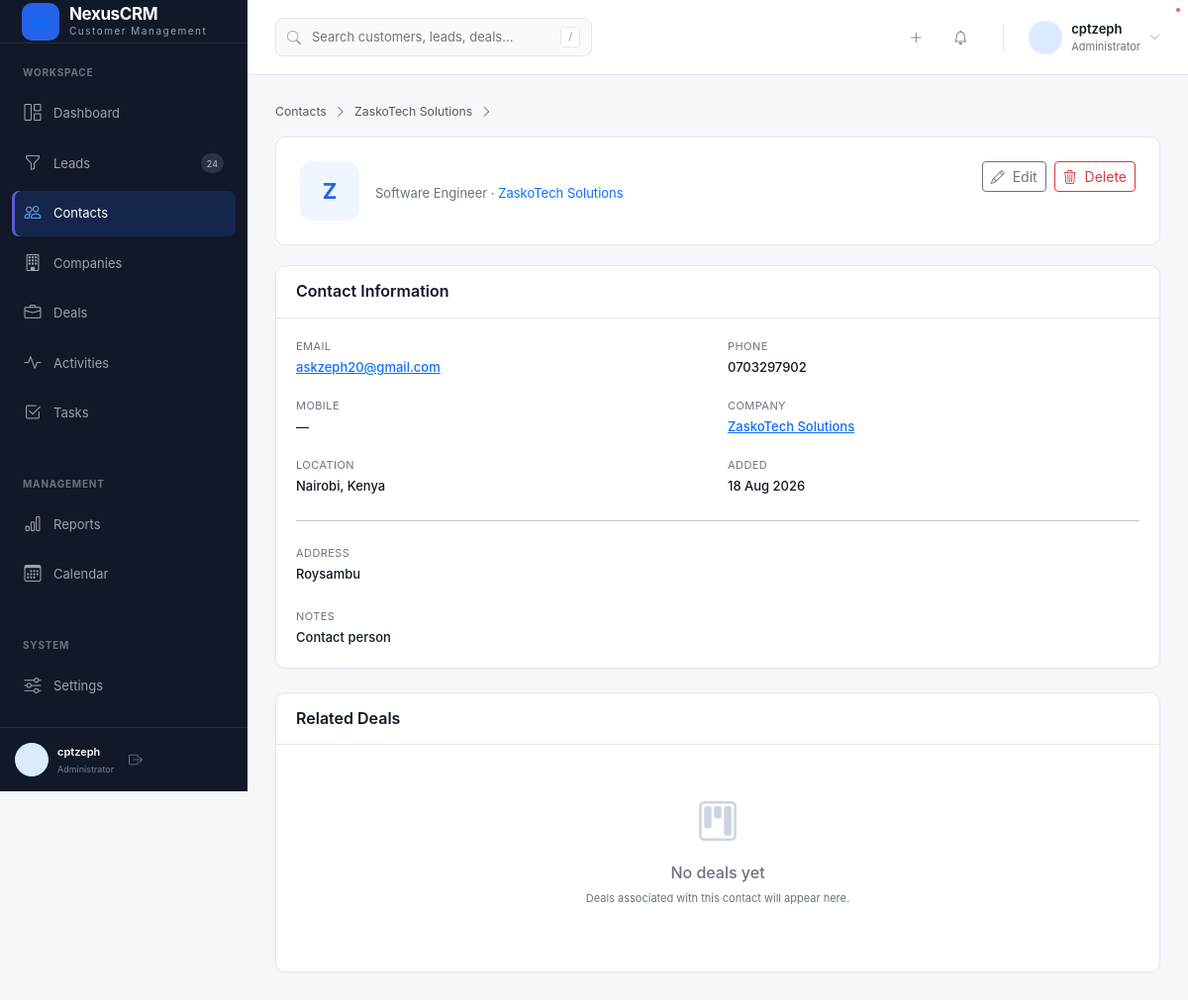
The page /contacts/2/ (signed in) on the database as committed earlier.
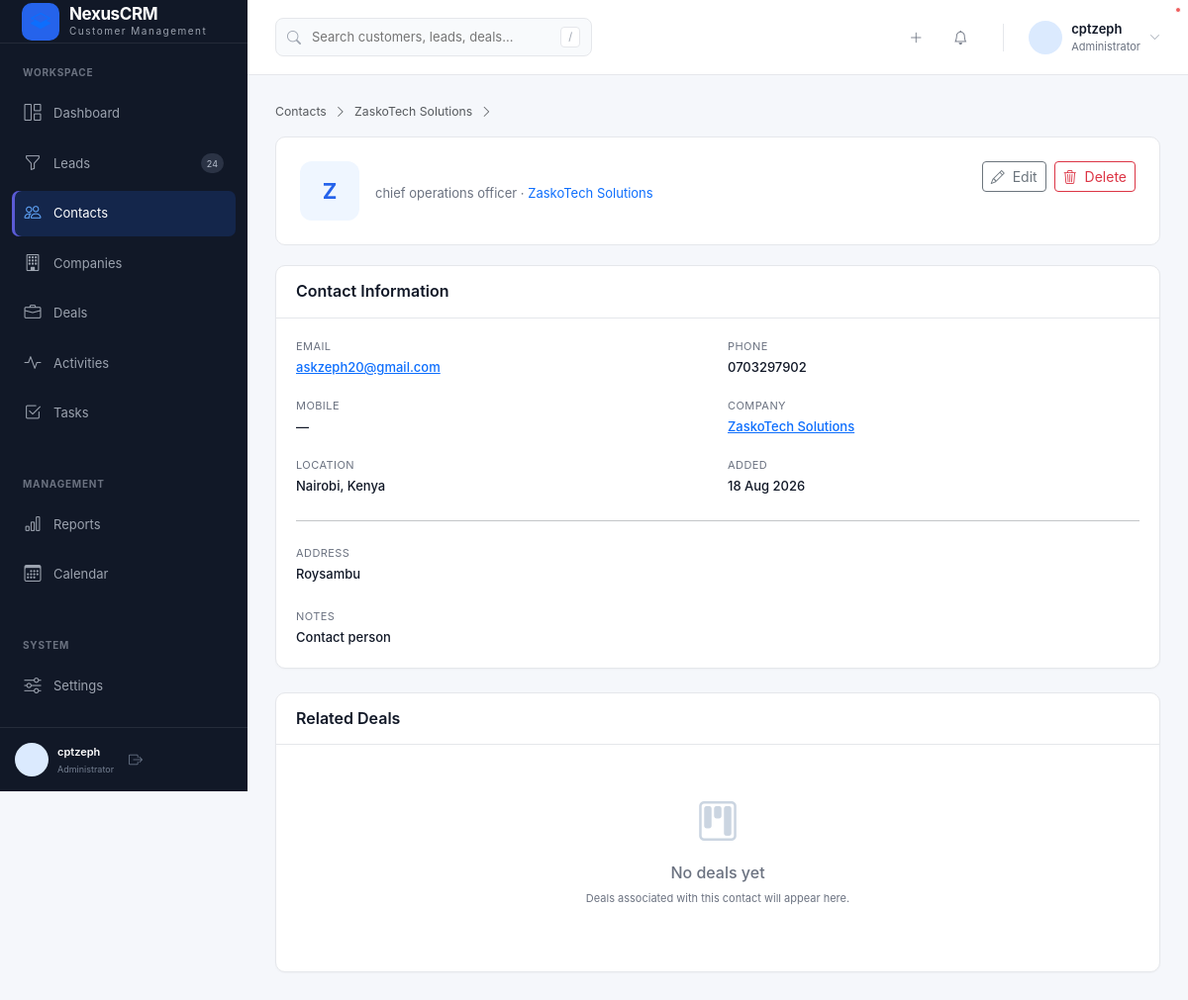
The same page on the database as committed later.
### crmApp/models.py (models this page shows, shortened)
class Contact(models.Model):
    STATUS_CHOICES = [
        ("lead", "Lead"),
        ("prospect", "Prospect"),
        ("customer", "Customer"),
        ("inactive", "Inactive"),
    ]
    first_name = models.CharField(max_length=100)
    last_name = models.CharField(max_length=100)
    company = models.ForeignKey(
        Company,
        on_delete=models.SET_NULL,
        null=True,
        blank=True,
        related_name="contacts"
    )
    owner = models.ForeignKey(
        User,
        on_delete=models.SET_NULL,
        null=True,
        blank=True,
        related_name="owned_contacts"
    )
    job_title = models.CharField(max_length=150, blank=True)
    email = models.EmailField(blank=True)
    phone = models.CharField(max_length=50, blank=True)
    mobile = models.CharField(max_length=50, blank=True)
    status = models.CharField(
        max_length=20,
        choices=STATUS_CHOICES,
        default="lead"
    )
    address = models.TextField(blank=True)
    city = models.CharField(max_length=100, blank=True)
    country = models.CharField(max_length=100, blank=True)
    notes = models.TextField(blank=True)
    created_at = models.DateTimeField(auto_now_add=True)
    updated_at = models.DateTimeField(auto_now=True)
    class Meta:
        ordering = ["first_name", "last_name"]

class Company(models.Model):
    INDUSTRY_CHOICES = [
        ("technology", "Technology"),
        ("finance", "Finance"),
        ("healthcare", "Healthcare"),
        ("education", "Education"),
        ("retail", "Retail"),
        ("manufacturing", "Manufacturing"),
        ("real_estate", "Real Estate"),
        ("hospitality", "Hospitality"),
        ("other", "Other"),
    ]
    name = models.CharField(max_length=200)
    industry = models.CharField(
        max_length=50,
        choices=INDUSTRY_CHOICES,
        blank=True
    )
    website = models.URLField(blank=True)
    email = models.EmailField(blank=True)
    phone = models.CharField(max_length=50, blank=True)
    address = models.TextField(blank=True)
    city = models.CharField(max_length=100, blank=True)
    country = models.CharField(max_length=100, blank=True)
    description = models.TextField(blank=True)
    owner = models.ForeignKey(
        User,
        on_delete=models.SET_NULL,
        null=True,
        blank=True,
        related_name="owned_companies"
    )
    created_at = models.DateTimeField(auto_now_add=True)
    updated_at = models.DateTimeField(auto_now=True)
    class Meta:
        ordering = ["name"]

### crmApp/views.py (the view)
# urls.py: path("contacts/<int:pk>/",views.contact_detail, name="contact_detail"),
@login_required
def contact_detail(request, pk):
    contact = get_object_or_404(
        Contact.objects
        .select_related("company", "owner")
        .prefetch_related("deals", "activities", "tasks", "contact_notes"),
        pk=pk
    )
    context = {
        "contact": contact,
        "deals": contact.deals.all(),
        "activities": contact.activities.all()[:10],
        "tasks": contact.tasks.all()[:10],
        "notes": contact.contact_notes.all()[:10],
    }
    return render(
        request,
        "crmApp/contacts/contact_detail.html",
        context
    )

### templates/crmApp/contacts/contact_detail.html (shortened to what the changed rows need)
{% extends "crmApp/base.html" %}
{% block content %}
<div class="d-flex align-items-center gap-2 mb-3">
    <a
        href="{% url 'contact_list' %}"
        class="text-decoration-none text-muted small"
    >
        Contacts
    </a>
    {% if contact.company %}
        <i class="bi bi-chevron-right text-muted small"></i>
        <a
            href="{% url 'company_detail' contact.company.pk %}"
            class="text-decoration-none text-muted small"
        >
            {{ contact.company.name }}
        </a>
    {% endif %}
    <i class="bi bi-chevron-right text-muted small"></i>
</div>
<div class="detail-header">
    <div class="d-flex justify-content-between align-items-start">
        <div class="detail-identity">
            <div class="detail-avatar">
                {{ contact.first_name|first|upper }}
            </div>
            <div>
                <div class="detail-meta">
                    {% if contact.job_title %}
                        {{ contact.job_title }}
                    {% endif %}
                    {% if contact.job_title and contact.company %}
                        ·
                    {% endif %}
                    {% if contact.company %}
                        <a
                            href="{% url 'company_detail' contact.company.pk %}"
                            class="text-decoration-none"
                        >
                            {{ contact.company.name }}
                        </a>
                    {% endif %}
                </div>
            </div>
        </div>
    </div>
</div>
<div class="crm-card mb-4">
    <div class="crm-card-body">
        <div class="info-grid">
            <div>
                <div class="info-value">
                    {% if contact.email %}
                        <a href="mailto:{{ contact.email }}">
                            {{ contact.email }}
                        </a>
                    {% else %}
                        —
                    {% endif %}
                </div>
            </div>
            <div>
                <div class="info-label">
                    Phone
                </div>
                <div class="info-value">
                    {{ contact.phone|default:"—" }}
                </div>
            </div>
            <div>
                <div class="info-label">
                    Mobile
                </div>
                <div class="info-value">
                    {{ contact.mobile|default:"—" }}
                </div>
            </div>
            <div>
                <div class="info-value">
                    {% if contact.company %}
                        <a
                            href="{% url 'company_detail' contact.company.pk %}"
                        >
                            {{ contact.company.name }}
                        </a>
                    {% else %}
                        —
                    {% endif %}
                </div>
            </div>
            <div>
                <div class="info-label">
                    Location
                </div>
                <div class="info-value">
                    {% if contact.city %}
                        {{ contact.city }},
                    {% endif %}
                    {% if contact.country %}
                        {{ contact.country }}
                    {% endif %}
                </div>
            </div>
            <div>
                <div class="info-label">
                    Added
                </div>
                <div class="info-value">
                    {{ contact.created_at|date:"d M Y" }}
                </div>
            </div>
        </div>
        {% if contact.address or contact.notes %}
            {% if contact.address %}
                <div class="mb-4">
                    <div class="info-label">
                        Address
                    </div>
                    <div class="info-value">
                        {{ contact.address|linebreaksbr }}
                    </div>
                </div>
            {% endif %}
            {% if contact.notes %}
                <div>
                    <div class="info-label">
                        Notes
                    </div>
                    <div class="info-value">
                        {{ contact.notes|linebreaksbr }}
                    </div>
                </div>
            {% endif %}
        {% endif %}
    </div>
</div>
{% endblock %}

Rows that differ between the two databases and show on the page:
changed Contact "askzeph20@gmail.com": job_title "Software Engineer" → "chief operations officer"
